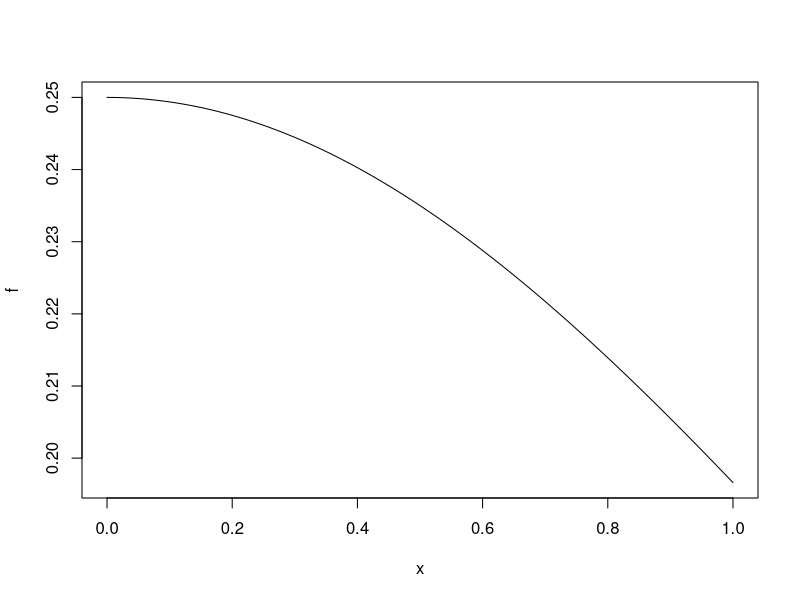
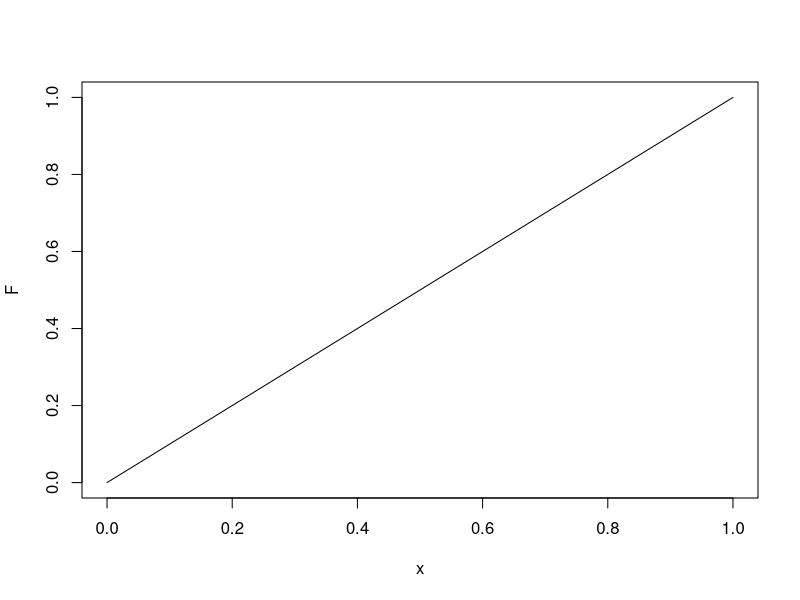

Recreate these plots in R, in order.
F <- function(x) {
  exp(x)/(1+exp(x))
  return(x);
}

f <- function(x) {
  exp(x)/(1+exp(x))^2
}

plot(f)

plot(F)

F(0.25)
F(0.5)
F(0.75)